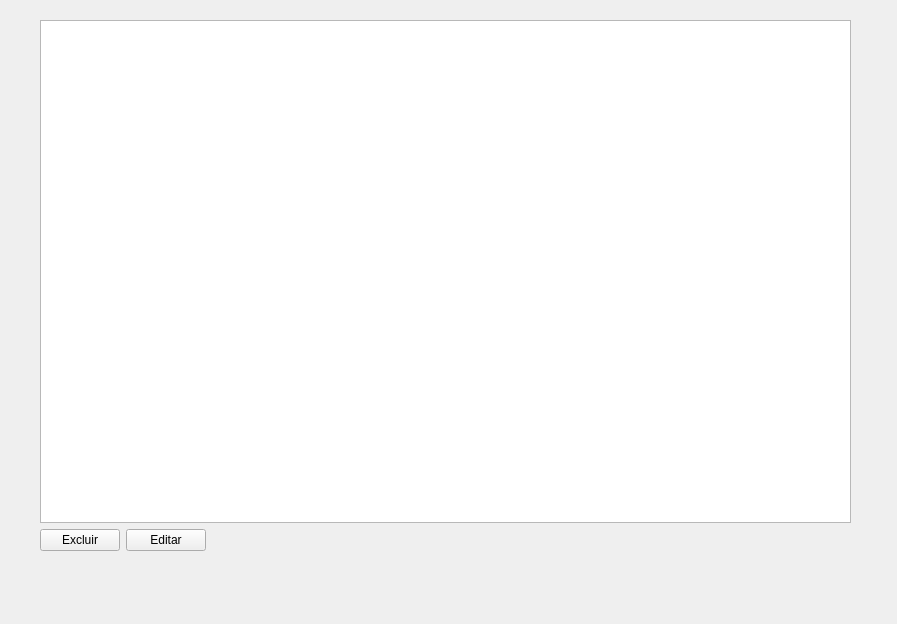
<?xml version="1.0" encoding="UTF-8"?>
<ui version="4.0">
 <class>tabela_fornecedor</class>
 <widget class="QWidget" name="tabela_fornecedor">
  <property name="geometry">
   <rect>
    <x>0</x>
    <y>0</y>
    <width>897</width>
    <height>624</height>
   </rect>
  </property>
  <property name="windowTitle">
   <string>Form</string>
  </property>
  <widget class="QWidget" name="verticalLayoutWidget">
   <property name="geometry">
    <rect>
     <x>40</x>
     <y>20</y>
     <width>811</width>
     <height>531</height>
    </rect>
   </property>
   <layout class="QVBoxLayout" name="verticalLayout">
    <item>
     <widget class="QTableWidget" name="tw_fornecedor"/>
    </item>
    <item>
     <layout class="QHBoxLayout" name="horizontalLayout_2">
      <item>
       <widget class="QPushButton" name="pushButton_2">
        <property name="text">
         <string>Excluir</string>
        </property>
       </widget>
      </item>
      <item>
       <widget class="QPushButton" name="pushButton_3">
        <property name="text">
         <string>Editar</string>
        </property>
       </widget>
      </item>
      <item>
       <spacer name="horizontalSpacer">
        <property name="orientation">
         <enum>Qt::Horizontal</enum>
        </property>
        <property name="sizeHint" stdset="0">
         <size>
          <width>40</width>
          <height>20</height>
         </size>
        </property>
       </spacer>
      </item>
     </layout>
    </item>
   </layout>
  </widget>
 </widget>
 <resources/>
 <connections/>
</ui>
